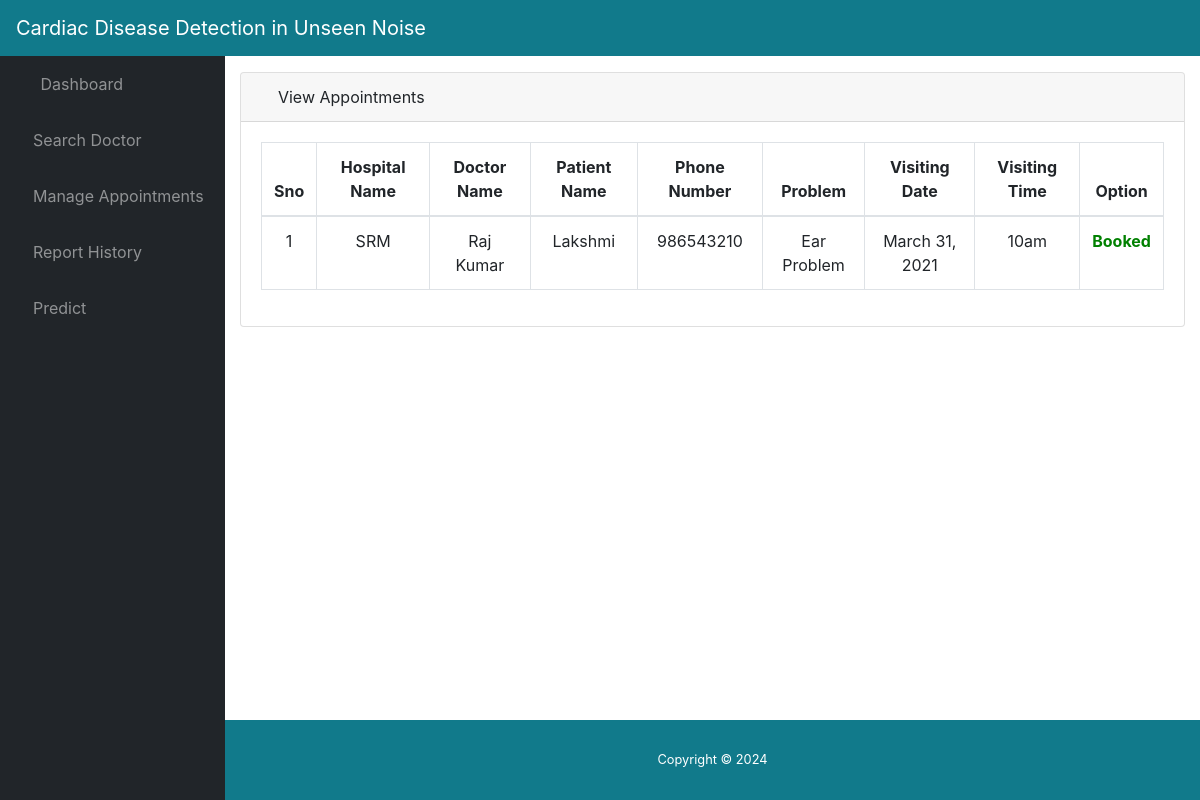
The app's page /customer_appointments/ (signed in) with its own data.
### app/models.py (models this page shows, shortened)
class Appointment(models.Model):
	hospital_id =  models.ForeignKey(Doctor_Register, on_delete=models.CASCADE)
	customer_id =  models.ForeignKey(Customer_Detail, on_delete=models.CASCADE)
	pet_name = models.CharField(max_length=30)
	problem =  models.CharField(max_length=200)
	visiting_date = models.DateField(max_length=30)
	visiting_time = models.CharField(max_length=30)
	status = models.CharField(max_length=30)

class Doctor_Register(models.Model):
	hospital_name = models.CharField(max_length=40,unique=True)
	doctor_name = models.CharField(max_length=30)
	mail = models.EmailField(max_length=30)
	mobile = models.CharField(max_length=15)
	doc_license_no = models.CharField(max_length=30,unique=True)
	hospital_license_no = models.CharField(max_length=30,unique=True)
	degree = models.CharField(max_length=30,null=True)
	specialist = models.CharField(max_length=30,null=True)
	username = models.CharField(max_length=40,unique=True)
	password = models.CharField(max_length=40)
	country = models.CharField(max_length=30)
	state = models.CharField(max_length=30)
	city = models.CharField(max_length=30)
	hospital_address = models.CharField(max_length=200)
	doctor_type = models.CharField(max_length=20, choices=COLOR_CHOICES, default='',null=True)

### app/views.py (the view)
# urls.py: path('customer_appointments/',views.customer_appointments,name='customer_appointments'),
def customer_appointments(request):
	if request.session.has_key('customer'):
		cus_id = request.session['cus_id']
		appointment = Appointment.objects.filter(customer_id=cus_id)
		return render(request,'customer_appointments.html',{'appointment':appointment})
	else:
		return render(request,'customer_login.html',{})

### app/templates/customer_appointments.html
{% include 'customer_header.html' %}
<div class="card mb-3">
          <div class="card-header">
            <i class="fas fa-table"></i>
            View Appointments</div>
          <div class="card-body">
            <div class="table-responsive">
              <table class="table table-bordered" id="dataTable" width="100%" cellspacing="0">
                <thead>
                  <tr>
                    <th>Sno</th>
                    <th>Hospital Name</th>
                    <th>Doctor Name</th>
                    <th>Patient Name</th>
                    <th>Phone Number</th>
                    <th>Problem</th>
                    <th>Visiting Date</th>
                    <th>Visiting Time</th>
                    <th>Option</th>
                  </tr>
                </thead>
                <tbody>
                  {% for i in appointment %}
                  <tr>
                    <td>{{forloop.counter}}</td>
                    <td>{{i.hospital_id.hospital_name}}</td>
                    <td>{{i.hospital_id.doctor_name}}</td>
                    <td>{{i.pet_name}}</td>
                    <td>{{i.hospital_id.mobile}}</td>
                    <td>{{i.problem}}</td>
                    <td>{{i.visiting_date}}</td>
                    <td>{{i.visiting_time}}</td>
                    <td>
                      {% if i.status == '' %}
                        <span style="color:orange;font-weight:bold;">Waiting for an Approval</span>
					{% elif i.status == 'book' %}
						<span style="color:green;font-weight:bold;">Booked</span>
                     {% elif i.status == 'cancel' %}
                        <span style="color:red;font-weight:bold;">Cancelled</span>
                      {% endif %}
                  </tr>
                  {% endfor %}
                </tbody>
              </table>
            </div>
          </div>
</div>
{% include 'footer.html' %}

### app/templates/customer_header.html (style rules this page uses)
td, tr { text-align: center; }

### records on screen
Appointment: hospital_id.hospital_name "SRM", hospital_id.doctor_name "Raj Kumar", pet_name "Lakshmi", hospital_id.mobile "986543210", problem "Ear Problem", visiting_date "March 31, 2021", visiting_time "10am", status "Booked"
